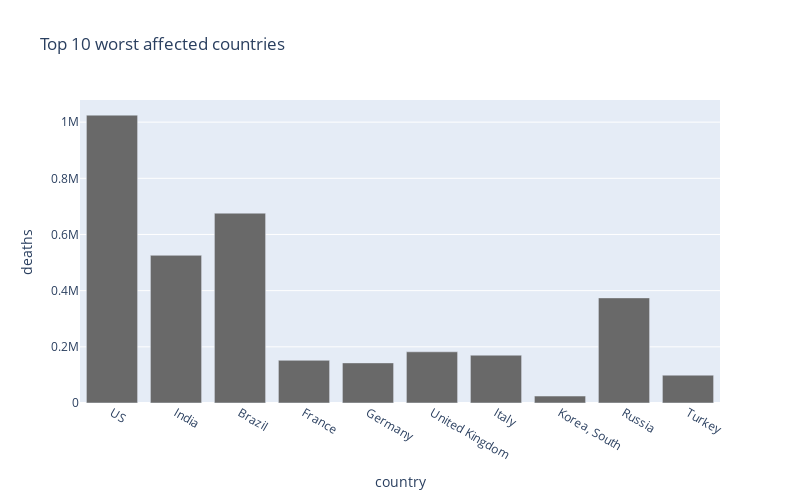

Notebook source saved alongside this figure:
### Code cell
px.bar(
    sorted_country_df.head(10),
    x = "country",
    y = "deaths",
    title= "Top 10 worst affected countries", # the axis names
    color_discrete_sequence=["dimgray"], 
    height=500,
    width=800
)

### Figure 1 — Plotly figure (JSON) as saved in the notebook; plotly's stock layout.template omitted (floating-point values rounded to 4 significant figures)
{"data": [{"alignmentgroup": "True", "hovertemplate": "country=%{x}<br>deaths=%{y}<extra></extra>", "legendgroup": "", "marker": {"color": "dimgray", "pattern": {"shape": ""}}, "name": "", "offsetgroup": "", "orientation": "v", "showlegend": false, "textposition": "auto", "type": "bar", "x": ["US", "India", "Brazil", "France", "Germany", "United Kingdom", "Italy", "Korea, South", "Russia", "Turkey"], "xaxis": "x", "y": [1024858, 525821, 675871, 152019, 142771, 182262, 170213, 24777, 374223, 99088], "yaxis": "y"}], "layout": {"barmode": "relative", "height": 500, "legend": {"tracegroupgap": 0}, "title": {"text": "Top 10 worst affected countries"}, "width": 800, "xaxis": {"anchor": "y", "domain": [0, 1], "title": {"text": "country"}}, "yaxis": {"anchor": "x", "domain": [0, 1], "title": {"text": "deaths"}}}}
